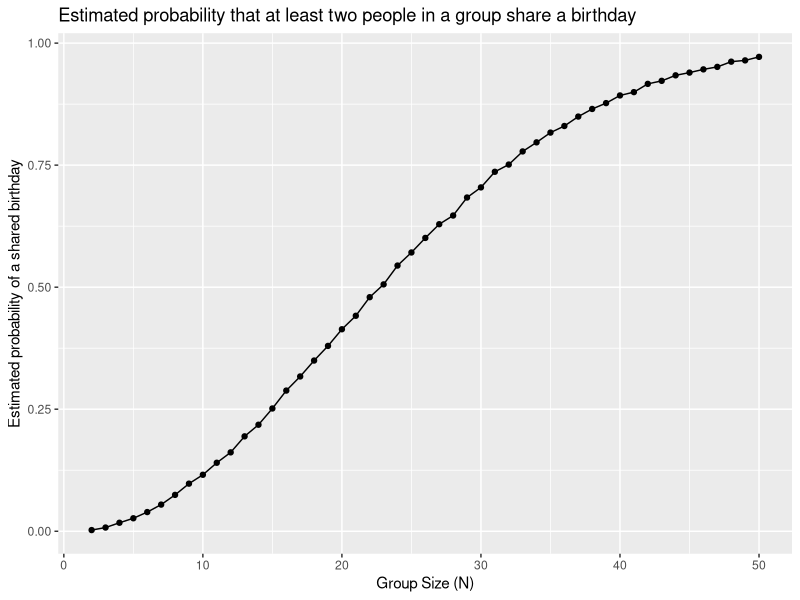

Generate this figure with R:
## ---- chunk 1
library(tidyverse)
library(purrr)
set.seed(1)
## ---- chunk 2
bday_simulation <- function(ngroup) {
  birthdays = sample(1:365, ngroup, replace = TRUE)
  repeated_bday = length(unique(birthdays)) < ngroup
  repeated_bday
}

#check if TRUE/FALSE whether two people in random group of 10 share bday 
bday_simulation(10)
## ---- chunk 3
bday_results <-
  expand_grid(
  group_size = 2:50,
  iter = 1:10000 #run function 10000 times
  ) %>%
  mutate(
    results = map2_lgl(group_size, iter, ~ bday_simulation(.x)) #runs bday_simulation once per row, and 10000 iterations per group size
  ) %>%
  group_by(group_size) %>%
  summarise(
    repeat_probability = mean(results), .groups = "drop" #probability of a repeated bday
  )
## ---- chunk 4
#Summary table
bday_results %>%
  slice_head(n = 5) %>% #just first 5 rows 
  knitr::kable(
    digits = 4,
    caption = "Estimated probability that at least two people in a group will share a birthday"
  )


#Produce probability plot 
bday_results %>%
  ggplot(aes(x = group_size, y = repeat_probability)) + 
  geom_point() + 
  geom_line() +
  labs(
    x = "Group Size (N)",
    y = "Estimated probability of a shared birthday",
    title = "Estimated probability that at least two people in a group share a birthday"
  )
## ---- chunk 5
ttest_simulation <- function(mu, n = 30, sigma = 5) { #fixing n and sigma
  x = rnorm(n, mean = mu, sd = sigma)
  test_stat = t.test(x, mu = 0) #set mu to 0, produce test statistic
  broom::tidy(test_stat) %>%
    select(estimate, p.value) %>%
    rename(
      mu_hat = estimate,
      p_value = p.value
    )
}
## ---- chunk 6
ttest_results <- 
  expand.grid(
    true_mu = 1:6,
    iter = 1:1000 #iterate t test 1000 times per true_mu 
  ) %>%
  mutate(
    sim = map(true_mu, ttest_simulation)
  ) %>%
  unnest(sim) %>%
  mutate(
    reject = p_value < 0.05 #only want significant results 
  )

ttest_results %>%
  group_by(true_mu) %>% 
  slice_head(n = 3) %>% #only show first 3 iterations of each mu           
  knitr::kable(
    digits = 3,
    caption = "T-Test Simulation Results with Estimates"
  )
